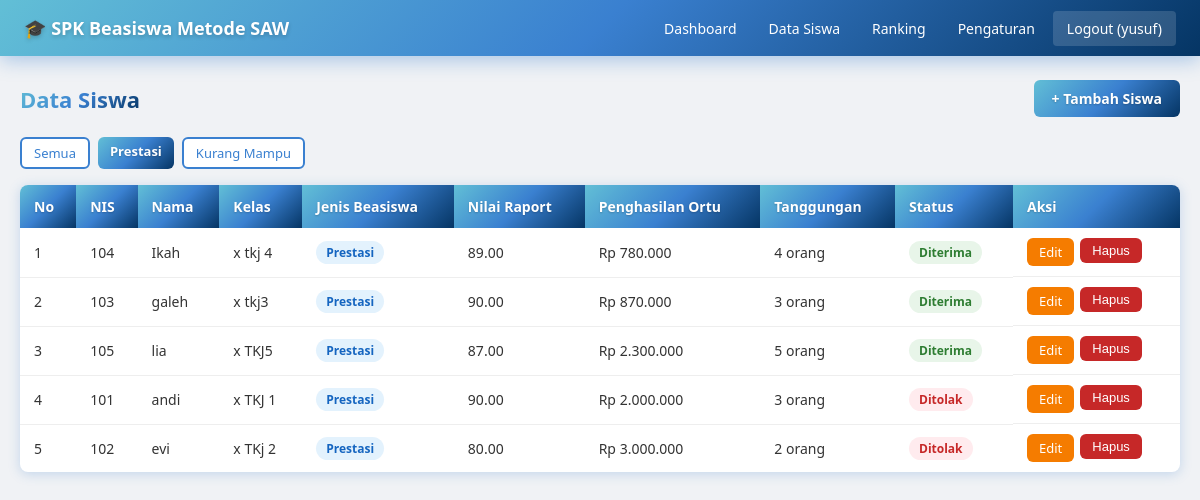
The page /views/siswa/index.php?jenis=prestasi (signed in) on the database its author committed.
### tables this page shows
CREATE TABLE `siswa` (
  `id` int(11) NOT NULL,
  `nama` varchar(100) NOT NULL,
  `nis` varchar(20) NOT NULL,
  `jenis_kelamin` enum('P','L') NOT NULL,
  `tanggal_lahir` date NOT NULL,
  `alamat` text NOT NULL,
  `kelas` varchar(20) NOT NULL,
  `nilai_raport` decimal(5,2) NOT NULL,
  `penghasilan_ortu` decimal(15,2) NOT NULL,
  `tanggungan_ortu` int(11) NOT NULL,
  `jenis_beasiswa` enum('prestasi','kurang_mampu') NOT NULL,
  `skor_akhir` decimal(10,4) DEFAULT 0.0000,
  `ranking` int(11) DEFAULT 0,
  `status_penerima` enum('pending','diterima','ditolak') DEFAULT 'pending',
  `created_at` timestamp NOT NULL DEFAULT current_timestamp(),
  `updated_at` timestamp NOT NULL DEFAULT current_timestamp() ON UPDATE current_timestamp()
);

### models/Siswa.php (called while the page is built, shortened)
<?php
class Siswa {
    private $pdo;
    public function __construct($pdo) {
        $this->pdo = $pdo;
    }
    public function getAll($jenis_beasiswa = null) {
        $sql = "SELECT * FROM siswa";
        $params = [];
        if ($jenis_beasiswa) {
            $sql .= " WHERE jenis_beasiswa = ?";
            $params[] = $jenis_beasiswa;
        }
        $sql .= " ORDER BY ranking ASC, nama ASC";
        $stmt = $this->pdo->prepare($sql);
        $stmt->execute($params);
        return $stmt->fetchAll();
    }
}

### views/siswa/index.php (the view, shortened to what this page needs)
<?php
require_once __DIR__ . '/../../config/database.php';
require_once __DIR__ . '/../../models/Siswa.php';
$siswaModel = new Siswa($pdo);
$filter = $_GET['jenis'] ?? '';
$siswaList = $siswaModel->getAll($filter ?: null);
?>
<!DOCTYPE html>
<html lang="id">
<head>
    <link rel="stylesheet" href="<?= BASE_URL ?>assets/css/style.css">
</head>
<body>
<?php include __DIR__ . '/../partials/navbar.php'; ?>
<div class="container">
    <div class="page-header">
        <h2>Data Siswa</h2>
        <a href="<?= BASE_URL ?>views/siswa/create.php" class="btn btn-primary">+ Tambah Siswa</a>
    </div>
    <div class="filter-bar">
        <a href="?jenis=" class="btn btn-sm <?= !$filter ? 'btn-active' : 'btn-outline' ?>">Semua</a>
        <a href="?jenis=prestasi" class="btn btn-sm <?= $filter === 'prestasi' ? 'btn-active' : 'btn-outline' ?>">Prestasi</a>
        <a href="?jenis=kurang_mampu" class="btn btn-sm <?= $filter === 'kurang_mampu' ? 'btn-active' : 'btn-outline' ?>">Kurang Mampu</a>
    </div>
    <div class="table-responsive">
        <table class="table">
            <thead>
                <tr>
                    <th>No</th>
                    <th>NIS</th>
                    <th>Nama</th>
                    <th>Kelas</th>
                    <th>Jenis Beasiswa</th>
                    <th>Nilai Raport</th>
                    <th>Penghasilan Ortu</th>
                    <th>Tanggungan</th>
                    <th>Status</th>
                    <th>Aksi</th>
                </tr>
            </thead>
            <tbody>
            <?php if (empty($siswaList)): ?>
                <tr><td colspan="10" class="text-center">Belum ada data siswa.</td></tr>
            <?php else: ?>
                <?php foreach ($siswaList as $i => $s): ?>
                <tr>
                    <td><?= $i + 1 ?></td>
                    <td><?= htmlspecialchars($s['nis']) ?></td>
                    <td><?= htmlspecialchars($s['nama']) ?></td>
                    <td><?= htmlspecialchars($s['kelas']) ?></td>
                    <td><span class="badge badge-<?= $s['jenis_beasiswa'] === 'prestasi' ? 'blue' : 'orange' ?>"><?= $s['jenis_beasiswa'] === 'prestasi' ? 'Prestasi' : 'Kurang Mampu' ?></span></td>
                    <td><?= $s['nilai_raport'] ?></td>
                    <td>Rp <?= number_format($s['penghasilan_ortu'], 0, ',', '.') ?></td>
                    <td><?= $s['tanggungan_ortu'] ?> orang</td>
                    <td><span class="badge badge-<?= $s['status_penerima'] === 'diterima' ? 'green' : ($s['status_penerima'] === 'ditolak' ? 'red' : 'gray') ?>"><?= ucfirst($s['status_penerima']) ?></span></td>
                    <td class="action-btns">
                        <a href="<?= BASE_URL ?>views/siswa/edit.php?id=<?= $s['id'] ?>" class="btn btn-sm btn-warning">Edit</a>
                        <?php if ($_SESSION['role'] === 'admin'): ?>
                        <form method="POST" action="<?= BASE_URL ?>controllers/SiswaController.php?action=delete" style="display:inline" onsubmit="return confirm('Hapus siswa ini?')">
                            <button type="submit" class="btn btn-sm btn-danger">Hapus</button>
                        </form>
                        <?php endif; ?>
                    </td>
                </tr>
                <?php endforeach; ?>
            <?php endif; ?>
            </tbody>
        </table>
    </div>
</div>
</body>
</html>

### assets/css/style.css (style rules this page uses)
* { margin: 0; padding: 0; box-sizing: border-box; }
body { font-family: 'Segoe UI', Tahoma, Geneva, Verdana, sans-serif; background: #f0f2f5; color: #333; font-size: 14px; }
.container { max-width: 1200px; margin: 24px auto; padding: 0 20px; }
.page-header { display: flex; align-items: center; justify-content: space-between; margin-bottom: 20px; }
.page-header h2 { font-size: 22px; background: linear-gradient(135deg, #62bfd6 0%, #3a80d0 50%, #053564 100%); -webkit-background-clip: text; -webkit-text-fill-color: transparent; background-clip: text; font-weight: 700; }
.table-responsive { overflow-x: auto; background: white; border-radius: 8px; box-shadow: 0 2px 12px rgba(58, 128, 208, 0.25); }
.table { width: 100%; border-collapse: collapse; }
.table th { background: linear-gradient(135deg, #62bfd6 0%, #3a80d0 50%, #053564 100%); color: white; padding: 12px 14px; text-align: left; font-weight: 600; white-space: nowrap; text-shadow: 0 1px 2px rgba(0,0,0,0.2); }
.table td { padding: 10px 14px; border-bottom: 1px solid #eee; }
.table tbody tr:last-child td { border-bottom: none; }
.btn { display: inline-block; padding: 9px 18px; border-radius: 6px; border: none; cursor: pointer; font-size: 14px; font-weight: 500; text-decoration: none; transition: all 0.3s; }
.btn-primary { background: linear-gradient(135deg, #62bfd6 0%, #3a80d0 50%, #053564 100%); color: white; border: none; font-weight: 600; text-shadow: 0 1px 2px rgba(0,0,0,0.2); }
.btn-warning { background: #f57c00; color: white; }
.btn-danger { background: #c62828; color: white; }
.btn-outline { background: white; color: #3a80d0; border: 2px solid #3a80d0; }
.btn-active { background: linear-gradient(135deg, #62bfd6 0%, #3a80d0 50%, #053564 100%); color: white; font-weight: 600; text-shadow: 0 1px 2px rgba(0,0,0,0.2); }
.btn-sm { padding: 5px 12px; font-size: 13px; }
.badge { display: inline-block; padding: 3px 10px; border-radius: 12px; font-size: 12px; font-weight: 600; }
.badge-blue { background: #e3f2fd; color: #1565c0; }
.badge-green { background: #e8f5e9; color: #2e7d32; }
.badge-red { background: #ffebee; color: #c62828; }
.filter-bar { display: flex; gap: 8px; margin-bottom: 16px; }
.action-btns { display: flex; gap: 6px; }

### rows shown on the page
siswa: nis "104", nama "Ikah", kelas "x tkj 4", jenis_beasiswa "Prestasi", nilai_raport "89.00", penghasilan_ortu "780.000", tanggungan_ortu "4", status_penerima "Diterima"
siswa: nis "103", nama "galeh", kelas "x tkj3", jenis_beasiswa "Prestasi", nilai_raport "90.00", penghasilan_ortu "870.000", tanggungan_ortu "3", status_penerima "Diterima"
siswa: nis "105", nama "lia", kelas "x TKJ5", jenis_beasiswa "Prestasi", nilai_raport "87.00", penghasilan_ortu "2.300.000", tanggungan_ortu "5", status_penerima "Diterima"
siswa: nis "101", nama "andi", kelas "x TKJ 1", jenis_beasiswa "Prestasi", nilai_raport "90.00", penghasilan_ortu "2.000.000", tanggungan_ortu "3", status_penerima "Ditolak"
siswa: nis "102", nama "evi", kelas "x TKj 2", jenis_beasiswa "Prestasi", nilai_raport "80.00", penghasilan_ortu "3.000.000", tanggungan_ortu "2", status_penerima "Ditolak"

### other values the page prints
$_SESSION['username'] "yusuf"
